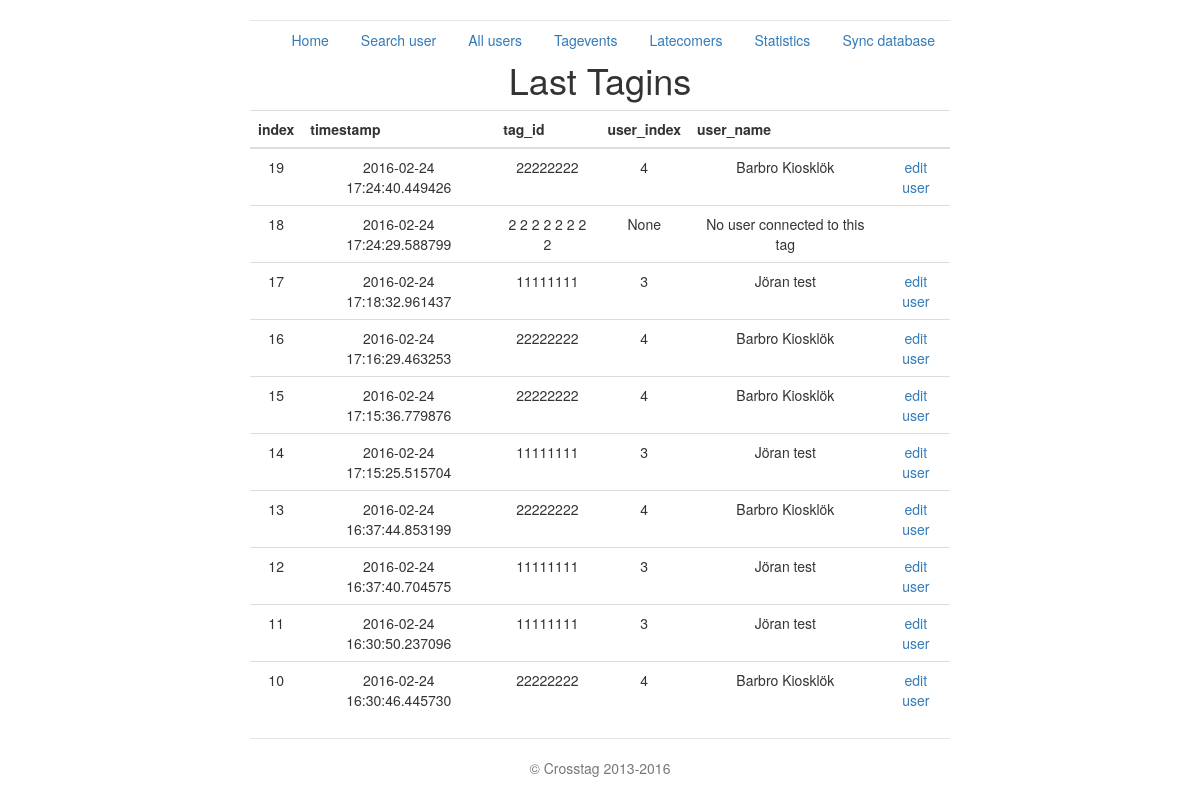
The page /last_tagins on the database its author committed.
### crosstag_server.py (models this page shows, shortened)
class Tagevent(db.Model):
    index = db.Column(db.Integer, primary_key=True)
    tag_id = db.Column(db.String(20))
    timestamp = db.Column(db.DateTime)
    uid = db.Column(db.Integer, db.ForeignKey('user.index'))
    def dict(self):
        return {'index': self.index, 'timestamp': str(self.timestamp),
                'tag_id': self.tag_id, 'uid': self.uid}

class User(db.Model):
    index = db.Column(db.Integer, primary_key=True)
    fortnox_id = db.Column(db.Integer)
    name = db.Column(db.String(80))
    email = db.Column(db.String(120))
    phone = db.Column(db.String(20))
    address = db.Column(db.String(50))
    address2 = db.Column(db.String(50))
    city = db.Column(db.String(120))
    zip_code = db.Column(db.Integer)
    tag_id = db.Column(db.String(20))
    gender = db.Column(db.String(10))
    ssn = db.Column(db.String(13))
    expiry_date = db.Column(db.Date)
    create_date = db.Column(db.Date)
    status = db.Column(db.String(50))
    def dict(self):
        return {'index': self.index, 'name': self.name,
                'email': self.email, 'tag_id': self.tag_id,
                'phone': self.phone, 'address': self.address,
                'address2': self.address2, 'city': self.city,
                'zip_code': self.zip_code, 'fortnox_id': self.fortnox_id,
                'expiry_date': str(self.expiry_date),
                'create_date': str(self.create_date),
                'ssn': self.ssn,
                'gender': self.gender,
                'status': self.status
                }

### crosstag_server.py (the view)
@app.route('/last_tagins', methods=['GET'])
def last_tagins():
    ret = []
    events = Tagevent.query.all()[-10:]
    for hit in events:
        js = hit.dict()
        tag = js['tag_id']
        try:
            user = get_user_data_tag_dict(tag)
            js['user_index'] = user["index"]
            js['user_name'] = user['name']
        except:
            js['user_index'] = None
            js['user_name'] = "No user connected to this tag"
        ret.append(js)
    ret.reverse()
    return render_template('last_tagevents.html',
                           title='Last Tagins',
                           hits=ret)

### crosstag_server.py (called while the page is built)
@app.route('/crosstag/v1.0/get_user_data_tag_dict/<tag_id>',
           methods=['GET'])
def get_user_data_tag_dict(tag_id):
    user = User.query.filter_by(tag_id=tag_id).first()
    return user.dict()

### templates/last_tagevents.html (shortened to what this page needs)
{% extends "base.html" %}
{% block content %}
<h1>{{title}}</h1>
{% if hits %}
	<table class="table table-hover">
	<tbody>
		<thead>
			<tr>
				<th>index</th> <th>timestamp</th><th>tag_id</th> <th> user_index </th> <th> user_name </th> <th></th>
			</tr>
		</thead>
				{% for hit in hits %}
				<tr>
					<td>{{hit.index}}</td> <td>{{hit.timestamp}}</td> <td>{{hit.tag_id}}</td> <td>{{hit.user_index}}</td> <td>{{hit.user_name}}</td> <td> {% if hit.user_index != None %}<a href='/edit_user/{{hit.user_index}}'>edit user</a> {% endif %}</td>
				</tr>
				{% endfor %}
	</tbody>
	</table>
{% endif %}
{% endblock %}

### static/jumbotron-narrow.css (style rules this page uses)
body { padding-top: 20px; padding-bottom: 20px; }

### rows shown on the page
Tagevent: index "19", timestamp "2016-02-24 17:24:40.449426", tag_id "22222222", user_index "4", user_name "Barbro Kiosklök"
Tagevent: index "18", timestamp "2016-02-24 17:24:29.588799", tag_id "2 2 2 2 2 2 2 2", user_index "None", user_name "No user connected to this tag"
Tagevent: index "17", timestamp "2016-02-24 17:18:32.961437", tag_id "11111111", user_index "3", user_name "Jöran test"
Tagevent: index "16", timestamp "2016-02-24 17:16:29.463253", tag_id "22222222", user_index "4", user_name "Barbro Kiosklök"
Tagevent: index "15", timestamp "2016-02-24 17:15:36.779876", tag_id "22222222", user_index "4", user_name "Barbro Kiosklök"
Tagevent: index "14", timestamp "2016-02-24 17:15:25.515704", tag_id "11111111", user_index "3", user_name "Jöran test"
Tagevent: index "13", timestamp "2016-02-24 16:37:44.853199", tag_id "22222222", user_index "4", user_name "Barbro Kiosklök"
Tagevent: index "12", timestamp "2016-02-24 16:37:40.704575", tag_id "11111111", user_index "3", user_name "Jöran test"
Tagevent: index "11", timestamp "2016-02-24 16:30:50.237096", tag_id "11111111", user_index "3", user_name "Jöran test"
Tagevent: index "10", timestamp "2016-02-24 16:30:46.445730", tag_id "22222222", user_index "4", user_name "Barbro Kiosklök"

### other values the page prints
{{ title }} "Last Tagins"
